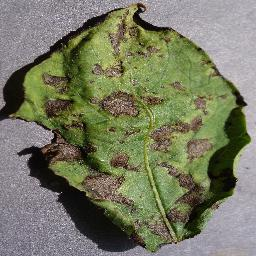
#> input picture sample_images/Potato___Early_blight_sample_1.jpg, 256 x 256 px; its folder holds only this picture in this run
$ python -i data_loader.py   (imports and definitions only)
#> lines starting #> are read from the running program, lines starting #| are printed output that depends on the picture; after the words box and inside, x2 and y2 are one past the last pixel; in counts of white or black regions, pixels touching at a corner belong together
"""
Data loading, preprocessing, and augmentation pipeline for PlantVillage dataset.
Uses OpenCV for image manipulation and Keras PyDataset for backend-agnostic data feeding.
"""

import os
import random
import cv2
import numpy as np
import keras

IMAGE_SIZE = (128, 128)
DEFAULT_BATCH_SIZE = 32


# [34 lines left out: function preprocess_image_cv2, not called in this run]


def get_opencv_visualizations(image_rgb):
    """
    Generate OpenCV visual representations of the leaf for analysis:
    - Grayscale
    - Canny Edge Detection (lesion & leaf boundary identification)
    - HSV Necrosis / Lesion Mask (highlighting brown/yellow diseased tissue)
    """
    # 1. Grayscale
    gray = cv2.cvtColor(image_rgb, cv2.COLOR_RGB2GRAY)
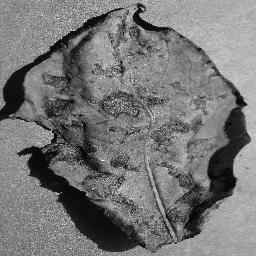
#> gray: shape (256, 256); min 0, max 253, mean 118.1

    # 2. Canny Edge Map
    blurred = cv2.GaussianBlur(gray, (5, 5), 0)
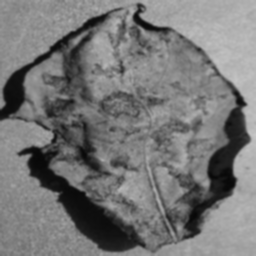
#> blurred: shape (256, 256); min 7, max 198, mean 118.1
    edges = cv2.Canny(blurred, 50, 150)
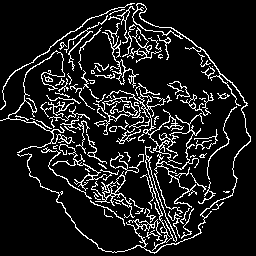
#> edges: shape (256, 256); 11.6% white in thin lines or dots

    # 3. HSV Color Space Analysis for diseased spots (yellow/brown lesions)
    hsv = cv2.cvtColor(image_rgb, cv2.COLOR_RGB2HSV)
#> hsv: shape (256, 256, 3); mean H, S, V 72.2, 78.4, 126.5
    # Brown / Yellow range in HSV
    lower_diseased = np.array([10, 40, 40])
    upper_diseased = np.array([35, 255, 255])
    lesion_mask = cv2.inRange(hsv, lower_diseased, upper_diseased)
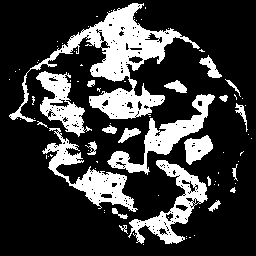
#> lesion_mask: shape (256, 256); 23.2% white; 81 white regions (59 under 20 px), largest, box (x1, y1, x2, y2) and area: (9, 3, 200, 122) 5734, (42, 128, 138, 212) 2103, (107, 94, 215, 175) 2021
    lesion_highlight = cv2.bitwise_and(image_rgb, image_rgb, mask=lesion_mask)
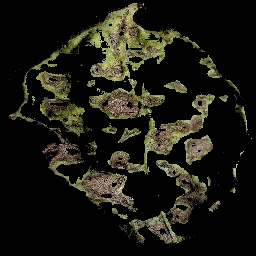
#> lesion_highlight: shape (256, 256, 3); mean R, G, B 26.7, 25.9, 16.7

    return {
        "grayscale": gray,
        "edges": edges,
        "lesion_mask": lesion_mask,
        "lesion_highlight": lesion_highlight
    }


# [29 lines left out: function augment_image_cv2, not called in this run]


class PlantDataset(keras.utils.PyDataset):
    """
    PyDataset implementation for batch-wise loading, resizing,
    normalizing, and augmenting plant images.
    """
    # [12 lines left out: function __init__, not called in this run]

    def __len__(self):
        return int(np.ceil(len(self.file_paths) / self.batch_size))

    # [13 lines left out: function __getitem__, not called in this run]

    def on_epoch_end(self):
        if self.shuffle:
            np.random.shuffle(self.indices)


# [49 lines left out: functions load_dataset_file_list, get_data_splits, not called in this run]

>>> import cv2
>>> picture = cv2.cvtColor(cv2.imread('../sample_images/Potato___Early_blight_sample_1.jpg'), cv2.COLOR_BGR2RGB)
>>> result = get_opencv_visualizations(picture)
#> result = 4 items

$ run again, on sample_images/Potato___Early_blight_sample_2.jpg
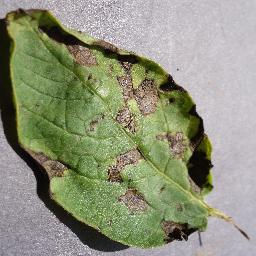
#> input picture sample_images/Potato___Early_blight_sample_2.jpg, 256 x 256 px
#> in get_opencv_visualizations, `edges = cv2.Canny(blurred, 50, 150)`:
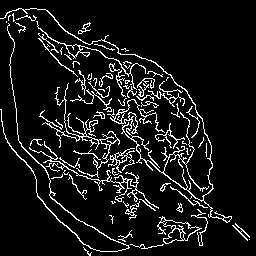
#> edges: shape (256, 256); 9% white in thin lines or dots
#> hsv: shape (256, 256, 3); mean H, S, V 80.9, 66.4, 151.5
#> lesion_mask: shape (256, 256); 16.6% white; 58 white regions (48 under 20 px), largest, box (x1, y1, x2, y2) and area: (4, 9, 213, 172) 6950, (11, 84, 70, 208) 1060, (106, 144, 148, 184) 747
#> in get_opencv_visualizations, `lesion_highlight = cv2.bitwise_and(image_rgb, image_rgb, mask=lesion_m..`:
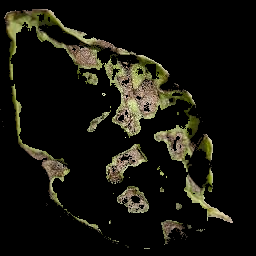
#> lesion_highlight: shape (256, 256, 3); mean R, G, B 21.4, 20.6, 13.8
#> result = 4 items

$ run again, on sample_images/Potato___Late_blight_sample_1.jpg
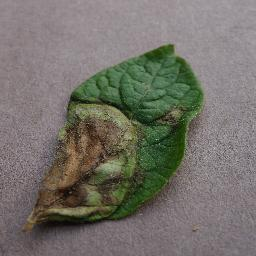
#> input picture sample_images/Potato___Late_blight_sample_1.jpg, 256 x 256 px
#> in get_opencv_visualizations, `edges = cv2.Canny(blurred, 50, 150)`:
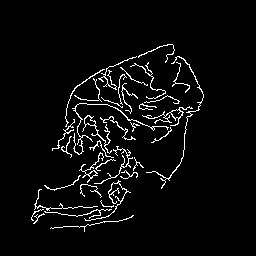
#> edges: shape (256, 256); 4.3% white in thin lines or dots, all inside (x1, y1, x2, y2) = (31, 44, 204, 232)
#> hsv: shape (256, 256, 3); mean H, S, V 119.5, 46.1, 120.9
#> lesion_mask: shape (256, 256); 13% white; 28 white regions (22 under 20 px), largest, box (x1, y1, x2, y2) and area: (23, 101, 143, 232) 7679, (124, 156, 186, 218) 320, (159, 108, 184, 127) 187, (129, 166, 143, 182) 124, (188, 109, 203, 139) 103, (66, 101, 72, 117) 39
#> in get_opencv_visualizations, `lesion_highlight = cv2.bitwise_and(image_rgb, image_rgb, mask=lesion_m..`:
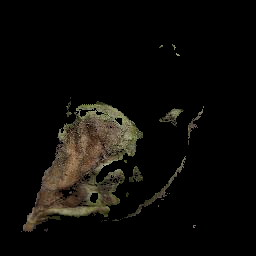
#> lesion_highlight: shape (256, 256, 3); mean R, G, B 12.4, 10.9, 8
#> result = 4 items

$ run again, on sample_images/Potato___Late_blight_sample_2.jpg
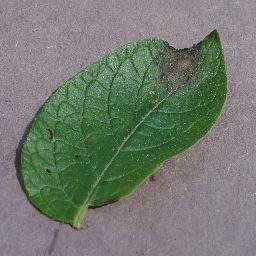
#> input picture sample_images/Potato___Late_blight_sample_2.jpg, 256 x 256 px
#> in get_opencv_visualizations, `edges = cv2.Canny(blurred, 50, 150)`:
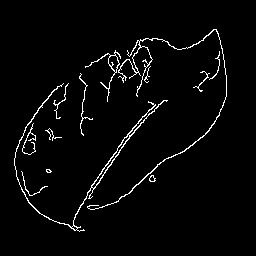
#> edges: shape (256, 256); 3% white in thin lines or dots, all inside (x1, y1, x2, y2) = (14, 29, 227, 232)
#> hsv: shape (256, 256, 3); mean H, S, V 110.7, 52.5, 129
#> in get_opencv_visualizations, `lesion_mask = cv2.inRange(hsv, lower_diseased, upper_diseased)`:
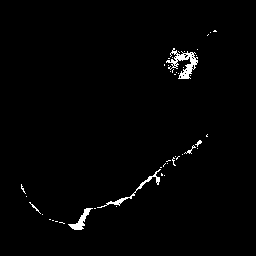
#> lesion_mask: shape (256, 256); 1.4% white; 45 white regions (39 under 20 px), largest, box (x1, y1, x2, y2) and area: (166, 48, 198, 79) 378, (97, 169, 161, 208) 203, (68, 208, 93, 230) 174, (184, 145, 196, 154) 26, (29, 202, 41, 214) 23, (195, 140, 202, 147) 21
#> result = 4 items
